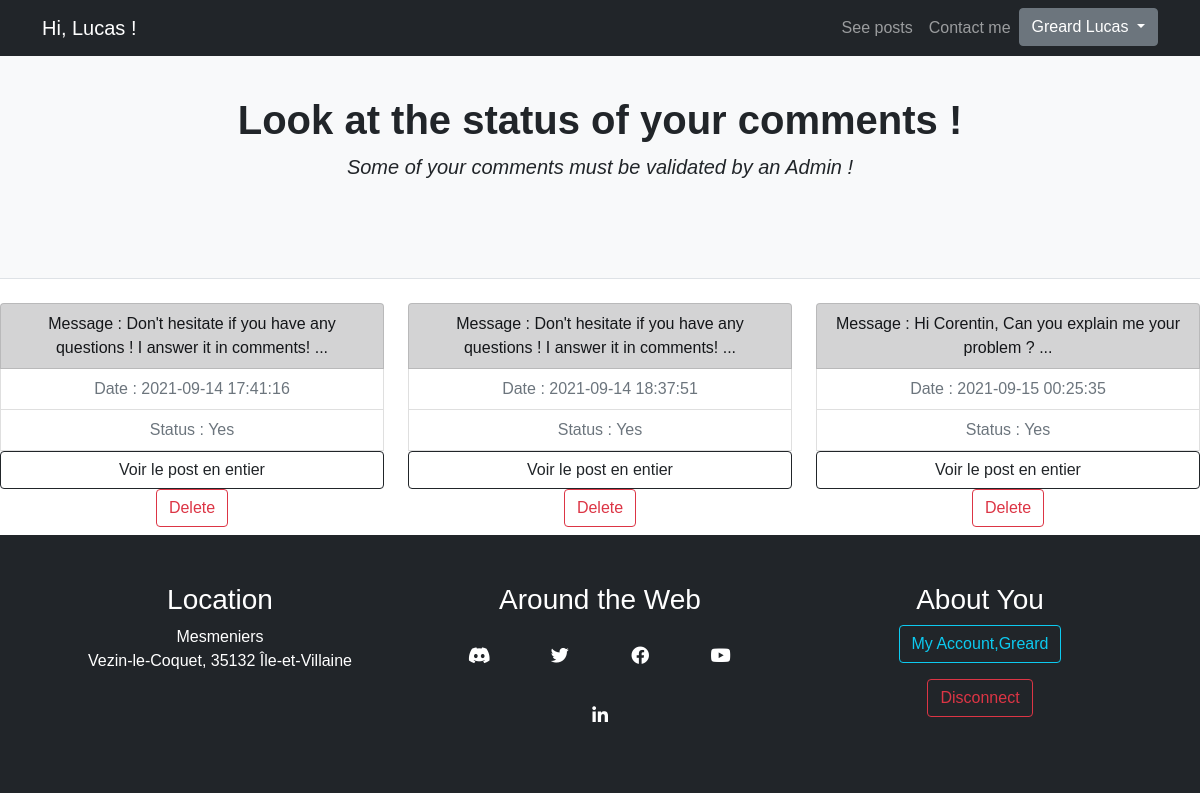
The app's page /index.php?action=userComments (signed in) with its own data.
### tables this page shows
CREATE TABLE IF NOT EXISTS `comment` (
  `id` int(11) NOT NULL AUTO_INCREMENT,
  `comment_Content` varchar(255) DEFAULT NULL,
  `comment_Author` varchar(75) DEFAULT NULL,
  `comment_Date_Add` datetime DEFAULT CURRENT_TIMESTAMP,
  `comment_Validation` varchar(11) NOT NULL DEFAULT 'In progress',
  `post_id` int(11) NOT NULL,
  PRIMARY KEY (`id`,`post_id`),
  KEY `fk_Comment_Post1_idx` (`post_id`)
);

### controllers/frontend.php (called while the page is built, shortened)
<?php
include_once(dirname(__FILE__) . '/../views/_defaultView.php');
include_once(dirname(__FILE__) . '/../views/userCommentsView.php');
function userComments($commentManager, $sessionError = null)
{
    userCommentsView::render($commentManager, $sessionError = null);
}

### models/Dbconnect.php (called while the page is built, shortened)
<?php
class Dbconnect
{
    public static function dbConnect()
    {
        try {
            return new \PDO('mysql:host=localhost;dbname=projet_5;charset=utf8', 'root', '');
        } catch (Error | Exception $e) {
            throw new Exception("Unable to connect to database. Message is : " . $e->getMessage());
        }
    }
}

### models/SuperglobalManager.php (called while the page is built, shortened)
<?php
class SuperglobalManager
{
    public static function getSession($key)
    {
        return (isset($_SESSION[$key]) ? $_SESSION[$key] : null);
    }
}

### models/CommentManager.php (called while the page is built, shortened)
<?php
class CommentManager extends Dbconnect
{
    private $dbConnect;
    public function __construct()
    {
        $this->dbConnect = $this->dbConnect();
    }
    public function userComments()
    {
        $homeManager = new HomeManager();
        $sessionVerifConnexion = SuperglobalManager::getSession('verifConnexion');
        $userLastName = SuperglobalManager::getSession('userLastName');
        $userFirstName = SuperglobalManager::getSession('userFirstName');
        if (isset($sessionVerifConnexion)) :
            $req = $this->dbConnect->prepare('
            SELECT *
            FROM comment
            WHERE  comment_Author = ?
            ORDER BY comment_Validation DESC
            ');
            $req->execute(
                array(
                    $userLastName . " " . $userFirstName
                )
            );
            return $req;
        else :
            displayHome($homeManager);
        endif;
    }
}

### views/userCommentsView.php (the view, shortened to what this page needs)
<?php
include_once(dirname(__FILE__) . '/_defaultView.php');
class userCommentsView extends _DefaultView
{
    private $commentManager;
    private $sessionError;
    private function __construct($commentManager, $sessionError)
    {
        $this->commentManager = $commentManager;
        $this->sessionError = $sessionError;
        $this->_getHtmlBefore();
        $this->_getContent();
        $this->htmlAfter = $this->_getHtmlAfter();
    }
    public static function render($commentManager, $sessionError = null): void
    {
        $obj = new self($commentManager, $sessionError);
        print_r($obj->rendering);
    }
    private function _getHtmlBefore(): void
    {
        $this->htmlBefore = '
        <header class="py-5 bg-light border-bottom mb-4">
            <div class="container">
                <div class="text-center my-5">
                    <h1 class="fw-bolder">Look at the status of your comments !</h1>
                    <p class="lead mb-0 fst-italic">Some of your comments must be validated by an Admin !</p>
                </div>
            </div>
        </header>
        <div class="containter">
            <div class="row">
                ';
    }
    private function _getContent()
    {
        $userListComments = $this->commentManager->userComments();
        $this->content = "";
        $this->content .= isset($this->sessionError) ? '<div class="text-center" id="alert">' . $this->sessionError . '</div>' : false;
        while ($data = $userListComments->fetch()) :
            $this->content .= '
                <div class="col-4 mb-2">
                    <ul class="list-group text-center">
                        <li class="list-group-item list-group-item-dark">Message : ' . substr($data['comment_Content'], 0, 200) . ' ... </li>
                        <li class="list-group-item disabled">Date : ' . $data['comment_Date_Add'] . ' </li>
                        <li class="list-group-item disabled">Status : ' . $data['comment_Validation'] . ' </li>
                        <a href="index.php?action=listPost&id=' . $data['post_id'] . ' " class="btn btn-outline-dark">Voir le post en entier</a>';
            $userLastName = SuperglobalManager::getSession('userLastName');
            $userFirstName = SuperglobalManager::getSession('userFirstName');
            if (isset($userLastName) && isset($userFirstName)) :
                if (($userLastName . " " . $userFirstName) === $data['comment_Author']) :
                    $this->content .= '
                    <form action="index.php?action=validAndDeleteCommentUser" method="POST">
                        <input name="idCommentUser" type="hidden" value="' . $data['id'] . '">
                        <input name="namePage" type="hidden" value="myComments">
                        <button type="submit" class="btn btn-outline-danger" name="deleteCommentUser">Delete</button>
                    </form>
                    ';
                endif;
                $this->content .= '
                    </ul>
                </div>
                  ';
            endif;
        endwhile;
    }
    private function _getHtmlAfter()
    {
        return '
            </div>
        </div>
        ';
    }
}

### records on screen
comment: comment_Content "Don't hesitate if you have any questions ! I answer it in comments!", comment_Date_Add "2021-09-14 17:41:16", comment_Validation "Yes"
comment: comment_Content "Don't hesitate if you have any questions ! I answer it in comments!", comment_Date_Add "2021-09-14 18:37:51", comment_Validation "Yes"
comment: comment_Content "Hi Corentin, Can you explain me your problem ?", comment_Date_Add "2021-09-15 00:25:35", comment_Validation "Yes"

### other values on screen
$sessionUserLastName "Greard"
$sessionUserFirstName "Lucas"
$userLastName "Greard"
